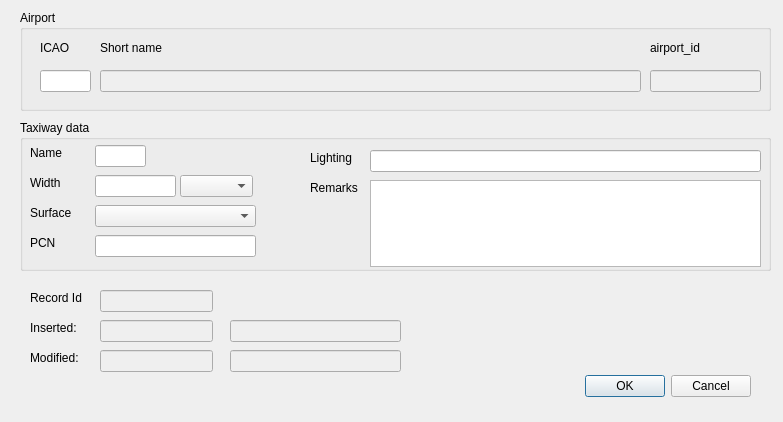
<?xml version="1.0" encoding="UTF-8"?>
<ui version="4.0">
 <class>Dialog</class>
 <widget class="QDialog" name="Dialog">
  <property name="geometry">
   <rect>
    <x>0</x>
    <y>0</y>
    <width>783</width>
    <height>422</height>
   </rect>
  </property>
  <property name="windowTitle">
   <string>Dialog</string>
  </property>
  <widget class="QDialogButtonBox" name="buttonBox">
   <property name="geometry">
    <rect>
     <x>550</x>
     <y>370</y>
     <width>201</width>
     <height>32</height>
    </rect>
   </property>
   <property name="orientation">
    <enum>Qt::Horizontal</enum>
   </property>
   <property name="standardButtons">
    <set>QDialogButtonBox::Cancel|QDialogButtonBox::Ok</set>
   </property>
  </widget>
  <widget class="QLineEdit" name="timestamp_mod">
   <property name="enabled">
    <bool>false</bool>
   </property>
   <property name="geometry">
    <rect>
     <x>230</x>
     <y>350</y>
     <width>171</width>
     <height>22</height>
    </rect>
   </property>
  </widget>
  <widget class="QLabel" name="label_6">
   <property name="geometry">
    <rect>
     <x>30</x>
     <y>350</y>
     <width>55</width>
     <height>16</height>
    </rect>
   </property>
   <property name="text">
    <string>Modified:</string>
   </property>
  </widget>
  <widget class="QLineEdit" name="timestamp_add">
   <property name="enabled">
    <bool>false</bool>
   </property>
   <property name="geometry">
    <rect>
     <x>230</x>
     <y>320</y>
     <width>171</width>
     <height>22</height>
    </rect>
   </property>
  </widget>
  <widget class="QLineEdit" name="user_add">
   <property name="enabled">
    <bool>false</bool>
   </property>
   <property name="geometry">
    <rect>
     <x>100</x>
     <y>320</y>
     <width>113</width>
     <height>22</height>
    </rect>
   </property>
  </widget>
  <widget class="QLabel" name="label_4">
   <property name="geometry">
    <rect>
     <x>30</x>
     <y>290</y>
     <width>55</width>
     <height>16</height>
    </rect>
   </property>
   <property name="text">
    <string>Record Id</string>
   </property>
  </widget>
  <widget class="QLineEdit" name="taxiway_id">
   <property name="enabled">
    <bool>false</bool>
   </property>
   <property name="geometry">
    <rect>
     <x>100</x>
     <y>290</y>
     <width>113</width>
     <height>22</height>
    </rect>
   </property>
   <property name="readOnly">
    <bool>true</bool>
   </property>
  </widget>
  <widget class="QLineEdit" name="user_mod">
   <property name="enabled">
    <bool>false</bool>
   </property>
   <property name="geometry">
    <rect>
     <x>100</x>
     <y>350</y>
     <width>113</width>
     <height>22</height>
    </rect>
   </property>
  </widget>
  <widget class="QLabel" name="label_5">
   <property name="geometry">
    <rect>
     <x>30</x>
     <y>320</y>
     <width>61</width>
     <height>16</height>
    </rect>
   </property>
   <property name="text">
    <string>Inserted:</string>
   </property>
  </widget>
  <widget class="QGroupBox" name="groupBox">
   <property name="geometry">
    <rect>
     <x>20</x>
     <y>10</y>
     <width>751</width>
     <height>101</height>
    </rect>
   </property>
   <property name="title">
    <string>Airport</string>
   </property>
   <widget class="QLineEdit" name="icao">
    <property name="geometry">
     <rect>
      <x>20</x>
      <y>60</y>
      <width>51</width>
      <height>22</height>
     </rect>
    </property>
   </widget>
   <widget class="QLabel" name="label_7">
    <property name="geometry">
     <rect>
      <x>20</x>
      <y>30</y>
      <width>31</width>
      <height>16</height>
     </rect>
    </property>
    <property name="text">
     <string>ICAO</string>
    </property>
   </widget>
   <widget class="QLabel" name="label_9">
    <property name="geometry">
     <rect>
      <x>80</x>
      <y>30</y>
      <width>101</width>
      <height>16</height>
     </rect>
    </property>
    <property name="text">
     <string>Short name</string>
    </property>
   </widget>
   <widget class="QLineEdit" name="short_name">
    <property name="enabled">
     <bool>false</bool>
    </property>
    <property name="geometry">
     <rect>
      <x>80</x>
      <y>60</y>
      <width>541</width>
      <height>22</height>
     </rect>
    </property>
   </widget>
   <widget class="QLineEdit" name="airport_id">
    <property name="enabled">
     <bool>false</bool>
    </property>
    <property name="geometry">
     <rect>
      <x>630</x>
      <y>60</y>
      <width>111</width>
      <height>22</height>
     </rect>
    </property>
   </widget>
   <widget class="QLabel" name="label_10">
    <property name="geometry">
     <rect>
      <x>630</x>
      <y>30</y>
      <width>55</width>
      <height>16</height>
     </rect>
    </property>
    <property name="text">
     <string>airport_id</string>
    </property>
   </widget>
  </widget>
  <widget class="QGroupBox" name="groupBox_2">
   <property name="geometry">
    <rect>
     <x>20</x>
     <y>120</y>
     <width>751</width>
     <height>151</height>
    </rect>
   </property>
   <property name="title">
    <string>Taxiway data</string>
   </property>
   <widget class="QLabel" name="label_8">
    <property name="geometry">
     <rect>
      <x>10</x>
      <y>115</y>
      <width>55</width>
      <height>16</height>
     </rect>
    </property>
    <property name="text">
     <string>PCN</string>
    </property>
   </widget>
   <widget class="QLabel" name="label_2">
    <property name="geometry">
     <rect>
      <x>10</x>
      <y>85</y>
      <width>55</width>
      <height>16</height>
     </rect>
    </property>
    <property name="text">
     <string>Surface</string>
    </property>
   </widget>
   <widget class="QLabel" name="label">
    <property name="geometry">
     <rect>
      <x>10</x>
      <y>55</y>
      <width>41</width>
      <height>16</height>
     </rect>
    </property>
    <property name="text">
     <string>Width</string>
    </property>
   </widget>
   <widget class="QLabel" name="label_3">
    <property name="geometry">
     <rect>
      <x>10</x>
      <y>25</y>
      <width>41</width>
      <height>16</height>
     </rect>
    </property>
    <property name="text">
     <string>Name</string>
    </property>
   </widget>
   <widget class="QLineEdit" name="width">
    <property name="geometry">
     <rect>
      <x>75</x>
      <y>55</y>
      <width>81</width>
      <height>22</height>
     </rect>
    </property>
   </widget>
   <widget class="QLineEdit" name="taxiway_name">
    <property name="geometry">
     <rect>
      <x>75</x>
      <y>25</y>
      <width>51</width>
      <height>22</height>
     </rect>
    </property>
   </widget>
   <widget class="QComboBox" name="width_uom">
    <property name="geometry">
     <rect>
      <x>160</x>
      <y>55</y>
      <width>73</width>
      <height>22</height>
     </rect>
    </property>
   </widget>
   <widget class="QComboBox" name="surface">
    <property name="geometry">
     <rect>
      <x>75</x>
      <y>85</y>
      <width>161</width>
      <height>22</height>
     </rect>
    </property>
   </widget>
   <widget class="QLineEdit" name="pcn">
    <property name="geometry">
     <rect>
      <x>75</x>
      <y>115</y>
      <width>161</width>
      <height>22</height>
     </rect>
    </property>
   </widget>
   <widget class="QLabel" name="label_11">
    <property name="geometry">
     <rect>
      <x>290</x>
      <y>30</y>
      <width>55</width>
      <height>16</height>
     </rect>
    </property>
    <property name="text">
     <string>Lighting</string>
    </property>
   </widget>
   <widget class="QLabel" name="label_12">
    <property name="geometry">
     <rect>
      <x>290</x>
      <y>60</y>
      <width>55</width>
      <height>16</height>
     </rect>
    </property>
    <property name="text">
     <string>Remarks</string>
    </property>
   </widget>
   <widget class="QLineEdit" name="lighting">
    <property name="geometry">
     <rect>
      <x>350</x>
      <y>30</y>
      <width>391</width>
      <height>22</height>
     </rect>
    </property>
   </widget>
   <widget class="QPlainTextEdit" name="remarks">
    <property name="geometry">
     <rect>
      <x>350</x>
      <y>60</y>
      <width>391</width>
      <height>87</height>
     </rect>
    </property>
   </widget>
  </widget>
 </widget>
 <tabstops>
  <tabstop>icao</tabstop>
  <tabstop>taxiway_name</tabstop>
  <tabstop>width</tabstop>
  <tabstop>width_uom</tabstop>
  <tabstop>surface</tabstop>
  <tabstop>pcn</tabstop>
  <tabstop>taxiway_id</tabstop>
  <tabstop>user_mod</tabstop>
  <tabstop>timestamp_add</tabstop>
  <tabstop>user_add</tabstop>
  <tabstop>timestamp_mod</tabstop>
  <tabstop>short_name</tabstop>
  <tabstop>airport_id</tabstop>
 </tabstops>
 <resources/>
 <connections>
  <connection>
   <sender>buttonBox</sender>
   <signal>accepted()</signal>
   <receiver>Dialog</receiver>
   <slot>accept()</slot>
   <hints>
    <hint type="sourcelabel">
     <x>248</x>
     <y>254</y>
    </hint>
    <hint type="destinationlabel">
     <x>157</x>
     <y>274</y>
    </hint>
   </hints>
  </connection>
  <connection>
   <sender>buttonBox</sender>
   <signal>rejected()</signal>
   <receiver>Dialog</receiver>
   <slot>reject()</slot>
   <hints>
    <hint type="sourcelabel">
     <x>316</x>
     <y>260</y>
    </hint>
    <hint type="destinationlabel">
     <x>286</x>
     <y>274</y>
    </hint>
   </hints>
  </connection>
 </connections>
</ui>
